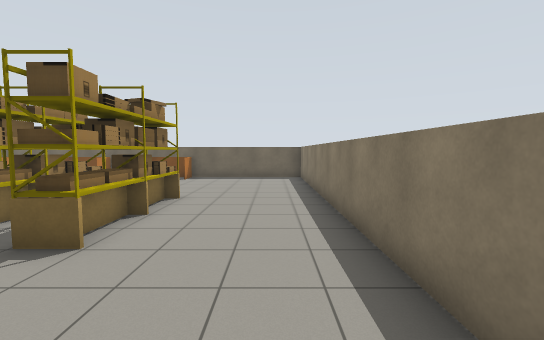
View 1 (above)

24 first-person views from a walk through a Gazebo world. The camera is 1.3 m above the floor, tilts 4° down and sees 90° across. Floor lines are 1 m apart. The floor is counted in squares, 1 m on a side. Each view is taken from the middle of a square. On the plan, view 1 faces up. The plan holds only what a view shows up to about 13 squares ahead; the rest is blank. The robots in the file are not drawn.

View 2
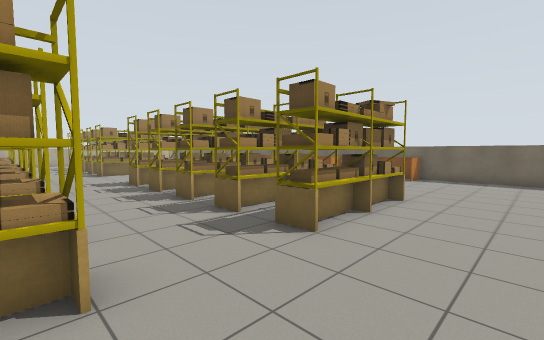

View 3
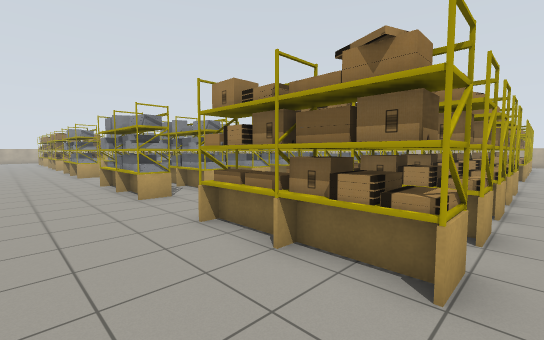

View 4
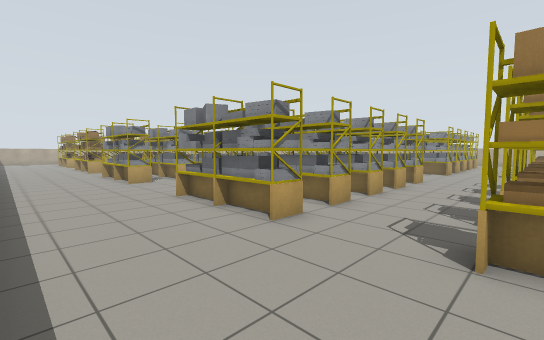

View 5
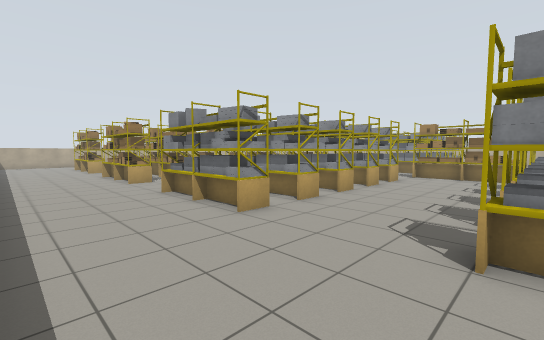

View 6
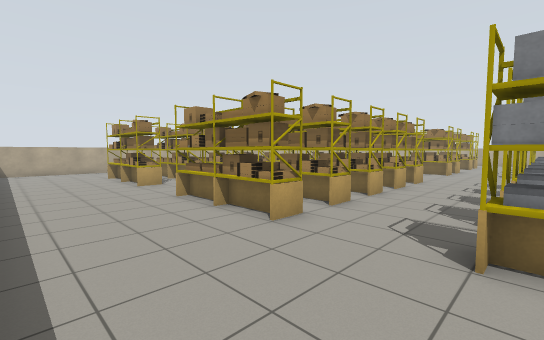

View 7
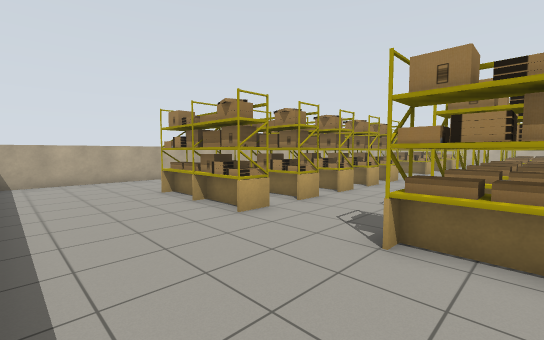

View 8
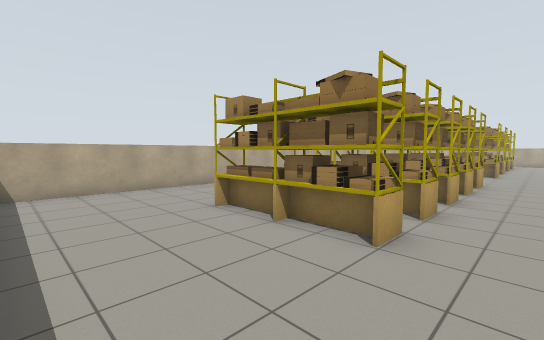

View 9
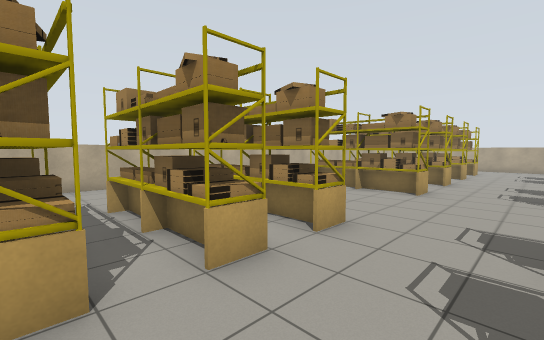

View 10
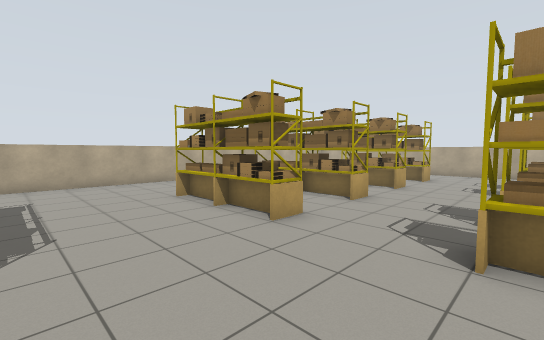

View 11
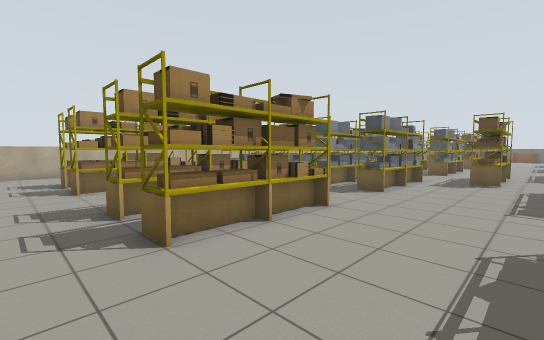

View 12
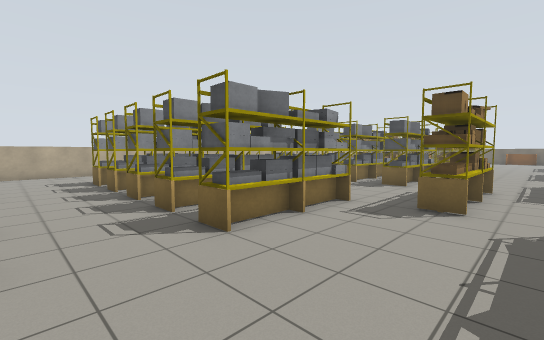

View 13
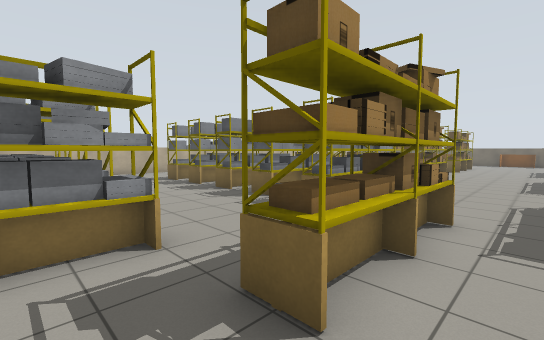

View 14
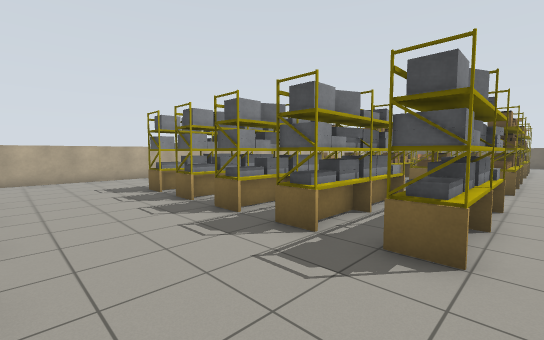

View 15
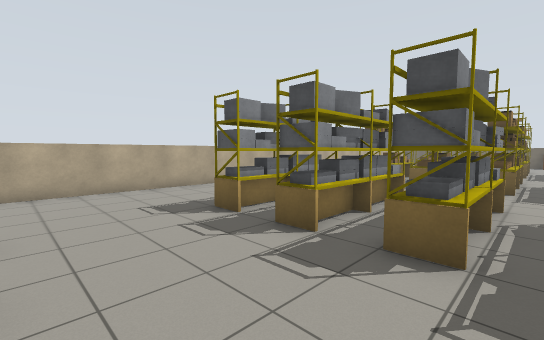

View 16
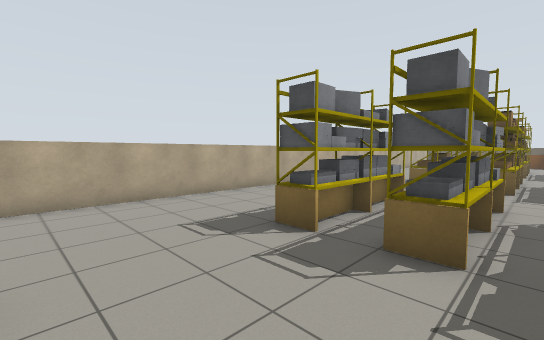

View 17
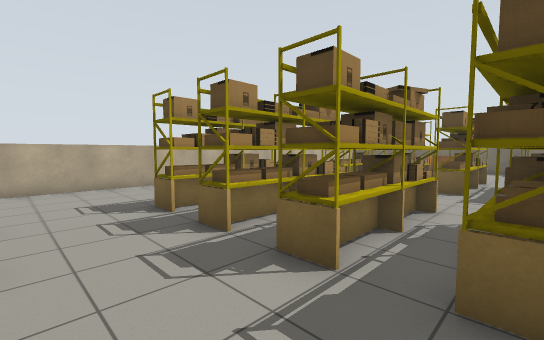

View 18
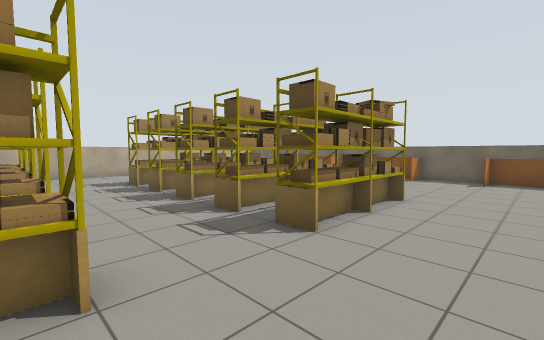

View 19
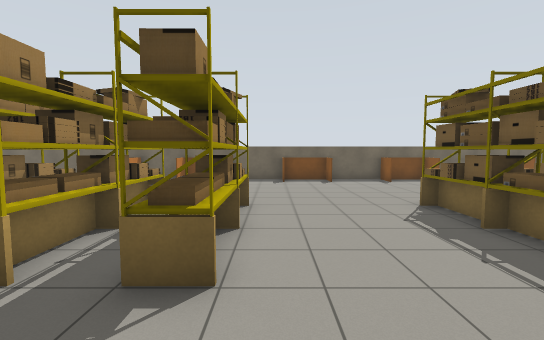

View 20
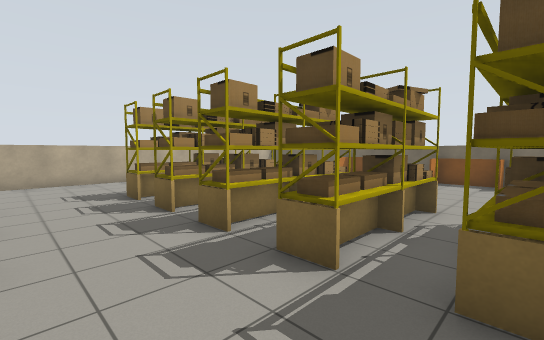

View 21
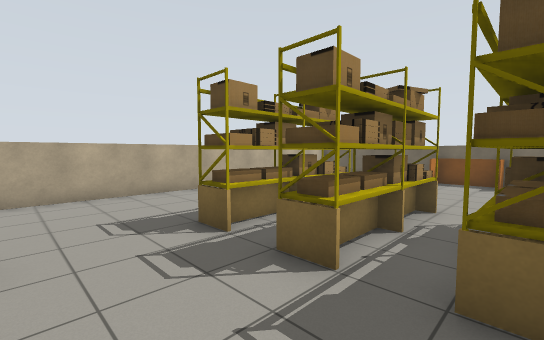

View 22
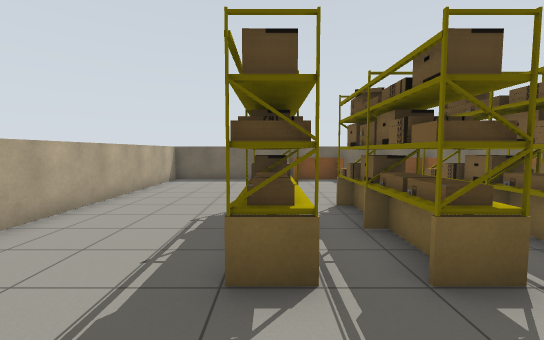

View 23
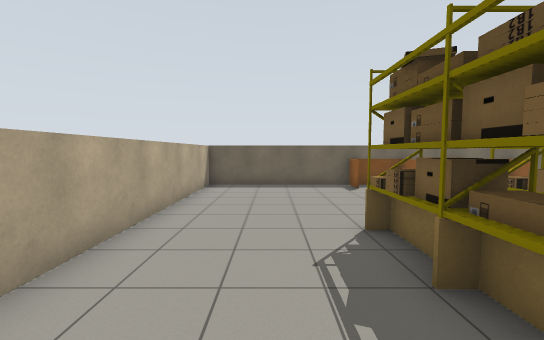

View 24
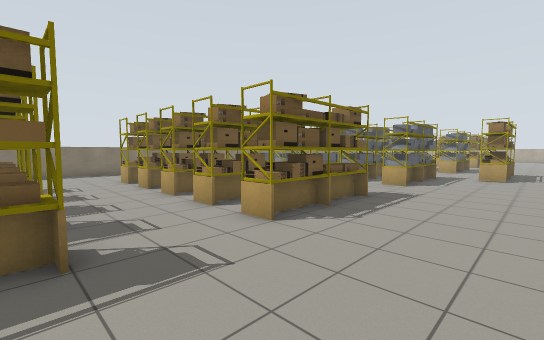

### Floor plan
Points are (right, up) in squares from view 1. A wall is a line through its corners. A room is listed if a view was taken in it or the views show most of it. See-through windows are left out.
Room 1 (views 1, 2, 3, 4, 5, 6, 7, 8, 9, 10, 11, 12, 13, 14, 15, 16, 17, 18, 19, 20, 21, 22, 23, 24)
walls: (-28.4, -18.9) (-28.4, -21.1); (1.4, 1.2) (1.4, 13); (-28.4, -24.9) (-28.4, -27.1); (-19, -36.4) (1.1, -36.4); (0.1, 13.4) (-28.4, 13.4) (-28.4, -16)
low walls: (-12.5, 12.5) (-12.5, 13.4); (-10, 12.4) (-10, 13.5); (-17, 12.4) (-17, 13.5) (-17, 12.4); (-8, 12.9) (-8, 12.4) (-8, 13.5); (-14.5, 13.4) (-14.5, 12.4); (-21, 12.4) (-21, 13.5) (-21, 12.4); (-19, 13.5) (-19, 12.4); (-4, 13.5) (-4, 12.4) (-4, 12.9); (-23, 13.5) (-23, 12.4) (-23, 13.4)
objects: shelf (-25, -32) to (-25, -29); shelf (-24, -25) to (-24, -22); shelf (-24, -18) to (-24, -15); shelf (-24, -10) to (-24, -7); shelf (-24, -3) to (-24, 0); shelf (-24, 4) to (-24, 7); shelf (-22, -32) to (-22, -29); shelf (-22, -25) to (-22, -22); shelf (-22, -18) to (-22, -15); shelf (-22, -10) to (-22, -7); shelf (-22, -3) to (-22, 0); shelf (-22, 4) to (-22, 7); shelf (-20, -18) to (-20, -15); shelf (-20, -10) to (-20, -7); shelf (-20, -3) to (-20, 0); shelf (-20, 4) to (-20, 7); shelf (-19, -32) to (-19, -29); shelf (-18, -25) to (-18, -22); shelf (-18, -18) to (-18, -15); shelf (-18, -10) to (-18, -7); shelf (-18, -3) to (-18, 0); shelf (-18, 4) to (-18, 7); shelf (-16, -32) to (-16, -29); shelf (-16, -25) to (-16, -22); shelf (-16, -18) to (-16, -15); shelf (-16, -10) to (-16, -7); shelf (-16, -3) to (-16, 0); shelf (-16, 4) to (-16, 7); shelf (-14, -14) to (-13, -11); shelf (-11, -32) to (-11, -29); shelf (-11, -25) to (-11, -22); shelf (-11, -18) to (-11, -15); shelf (-11, -10) to (-11, -7); shelf (-11, -3) to (-11, 0); shelf (-11, 4) to (-11, 7); shelf (-9, -32) to (-9, -29); shelf (-9, -25) to (-9, -22); shelf (-9, -18) to (-9, -15); shelf (-9, -10) to (-9, -7); shelf (-9, -3) to (-9, 0); shelf (-9, 4) to (-9, 7); shelf (-7, -32) to (-7, -29); shelf (-7, -25) to (-7, -22); shelf (-7, -18) to (-7, -15); shelf (-7, -10) to (-7, -7); shelf (-7, -3) to (-7, 0); shelf (-7, 4) to (-7, 7); shelf (-5, -32) to (-5, -29); shelf (-5, -25) to (-5, -22); shelf (-5, -18) to (-5, -15); shelf (-5, -10) to (-5, -7); shelf (-5, -3) to (-5, 0); shelf (-5, 4) to (-5, 7); shelf (-3, -32) to (-3, -29); shelf (-3, -25) to (-3, -22); shelf (-3, -18) to (-3, -15); shelf (-3, -10) to (-3, -7); shelf (-3, -3) to (-3, 0); shelf (-3, 4) to (-3, 7)

Positions as (right, up) in squares from view 1, and headings:
1: (0, 0), facing up
2: (0, 0), facing up-left
3: (0, 1), facing down-left
4: (1, -3), facing down-left
5: (1, -10), facing down-left
6: (1, -18), facing down-left
7: (1, -24), facing down-left
8: (1, -27), facing down-left
9: (-7, -26), facing down-left
10: (-12, -25), facing down-left
11: (-12, -27), facing up-left
12: (-12, -21), facing up-left
13: (-12, -16), facing up-left
14: (-15, -14), facing up-left
15: (-19, -14), facing up-left
16: (-21, -14), facing up-left
17: (-18, -6), facing up-left
18: (-13, 0), facing up-left
19: (-15, 1), facing up
20: (-16, 1), facing up-left
21: (-20, 1), facing up-left
22: (-24, 1), facing up
23: (-26, 3), facing up
24: (-15, 4), facing down-right
